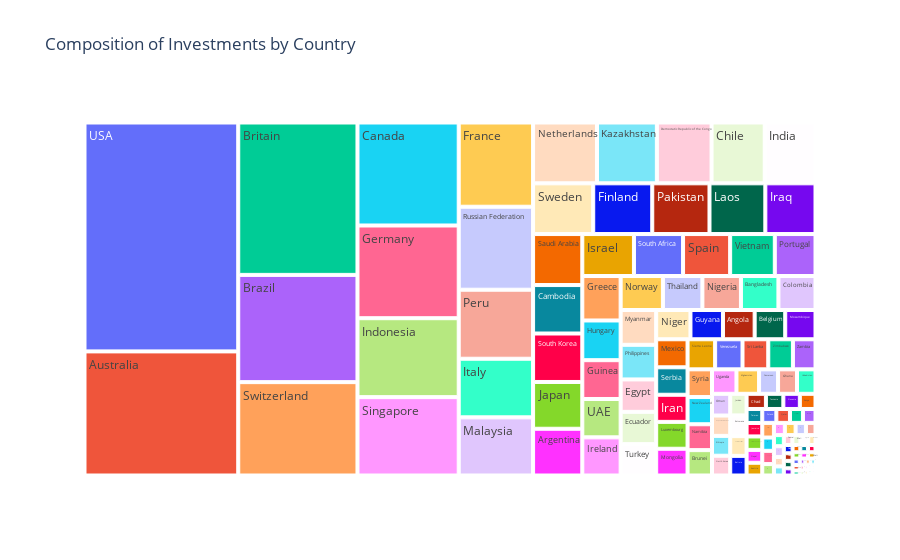

Notebook source saved alongside this figure:
### Code cell
# Group investment data by country, sum the quantities
investment_by_country = investment_data.groupby('Country')['Quantity in Millions'].sum().reset_index()

# Create treemap to visualize the composition of investments by country
fig = px.treemap(investment_by_country, 
                 path=['Country'], 
                 values='Quantity in Millions',
                 title='Composition of Investments by Country')

# Add source and visualization credit
fig.add_annotation(text="Source: American Enterprise Institute | Visualization: https://medium.com/@ranggaakhli", xref="paper", yref="paper", x=0.5, y=-0.3, showarrow=False)


fig.show()

### Figure 1 — Plotly figure (JSON) as saved in the notebook; plotly's stock layout.template omitted (floating-point values rounded to 4 significant figures; data arrays with more than 128 entries replaced by an {"elided": "..."} marker saying what was removed)
{"data": [{"branchvalues": "total", "domain": {"x": [0, 1], "y": [0, 1]}, "hovertemplate": "labels=%{label}<br>Quantity in Millions=%{value}<br>parent=%{parent}<br>id=%{id}<extra></extra>", "ids": {"elided": "134 str values"}, "labels": {"elided": "134 str values"}, "name": "", "parents": {"elided": "134 str values"}, "type": "treemap", "values": {"elided": "134 int values"}}], "layout": {"annotations": [{"showarrow": false, "text": "Source: American Enterprise Institute | Visualization: https://medium.com/@ranggaakhli", "x": 0.5, "xref": "paper", "y": -0.3, "yref": "paper"}], "legend": {"tracegroupgap": 0}, "title": {"text": "Composition of Investments by Country"}}}
